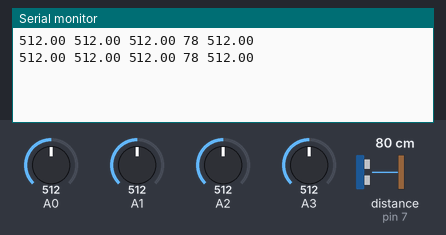
The sketch below on a simulated Arduino Uno, built with avr-gcc and run on an emulated ATmega328P. Shown: the last lines printed to the serial monitor. Wiring (inferred from the names in the program): ultrasonic range finder: trigger pin 6; echo pin 7. The inputs (shaded band) are chosen by the test bench; at power-on: distance to the obstacle (sensor on pin 7) 80 cm, A0 = 512, A1 = 512, A2 = 512, A3 = 512. The echo pulse lasts 58.3 µs per cm.

Above: at 3.8 s.
3.9 s: distance to the obstacle (sensor on pin 7) set to 2 cm
At 6.8 s:
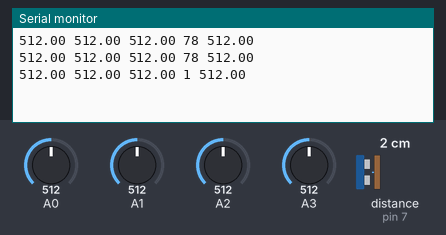
7.8 s: A0 set to 716
At 10.4 s:
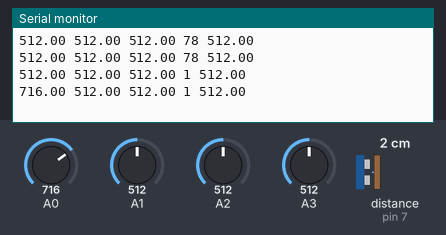
11.7 s: A1 set to 716
At 12.7 s:
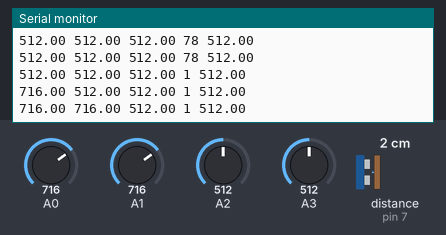
15.6 s: A2 set to 716
At 18.6 s:
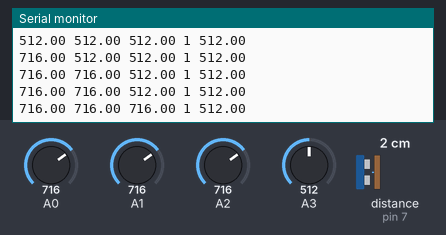
19.5 s: A3 set to 716
At 22.2 s:
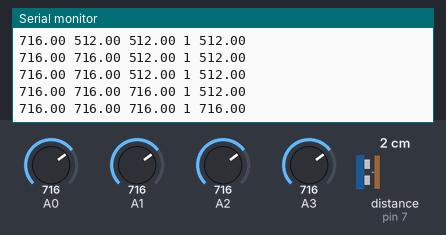
23.4 s: distance to the obstacle (sensor on pin 7) set to 4 cm
At 24.6 s:
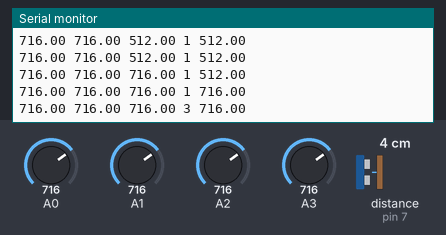
Timing chart, 0 to 26.4 s (numbered marks = the images above; inputs shaded):
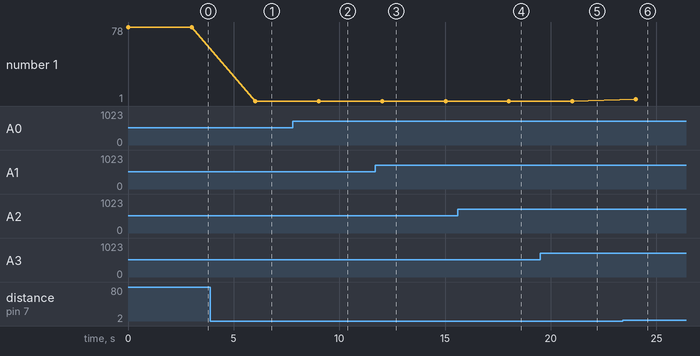

Measured:
- after the input at 3.9 s, the serial monitor: prints a new line after 2.1 s (image 1)
- after the input at 7.8 s, the serial monitor: prints a new line after 1.2 s (image 2)
- after the input at 11.7 s, the serial monitor: prints a new line after 0.32 s (image 3)
- after the input at 15.6 s, the serial monitor: prints a new line after 2.4 s (image 4)
- after the input at 19.5 s, the serial monitor: prints a new line after 1.5 s (image 5)
- after the input at 23.4 s, the serial monitor: prints a new line after 0.63 s (image 6)
- plotted number 1: 78 → 1 after the input at 3.9 s, 1 → 3 after the input at 23.4 s

The sketch:

soilMoisture.ino
```cpp
const int trigPin = 6;
const int echoPin = 7;
/*#define ACTUATORHIGH 9
#define ACTUATORLOW 10*/
long duration;
int distance;
void setup() {
  // put your setup code here, to run once:
  Serial.begin(9600);
  pinMode(trigPin, OUTPUT); // Sets the trigPin as an Output
  pinMode(echoPin, INPUT);
  /*pinMode(ACTUATORHIGH, OUTPUT);
  pinMode(ACTUATORLOW, OUTPUT);*/
}

void loop() {
  // put your main code here, to run repeatedly:
  //digitalWrite(ACTUATORLOW, LOW);
  float soilMoisture = analogRead(A0);
  float waterLevel = analogRead(A1);
  float rainDrop = analogRead(A2);
  float soilMoisture2 = analogRead(A3);

    digitalWrite(trigPin, LOW);
    delayMicroseconds(2);
    // Sets the trigPin on HIGH state for 10 micro seconds
    digitalWrite(trigPin, HIGH);
    delayMicroseconds(10);
    digitalWrite(trigPin, LOW);
    // Reads the echoPin, returns the sound wave travel time in microseconds
    duration = pulseIn(echoPin, HIGH);
    // Calculating the distance
    distance= duration*0.034/2;
  Serial.println(String(soilMoisture) + " " + String(waterLevel) + " " + String(rainDrop) + " " + String(distance) + " " + String(soilMoisture2));
  /*if(soilMoisture >= 700 and rainDrop >= 700)
  {
    digitalWrite(ACTUATORHIGH, HIGH);
  }*/
  delay(3000);
  /*digitalWrite(ACTUATORHIGH, LOW);*/
}
```
